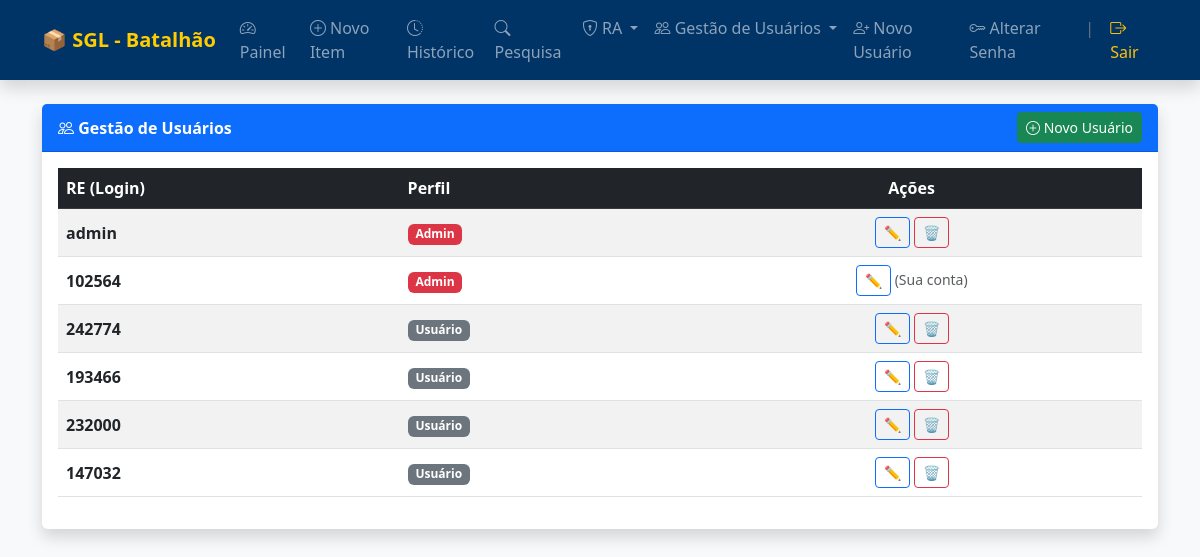
The app's page /usuarios/listar (signed in) with its own data.
### app.py (models this page shows, shortened)
class Usuario(UserMixin, db.Model):
    id = db.Column(db.Integer, primary_key=True)
    username = db.Column(db.String(50), unique=True, nullable=False)
    password_hash = db.Column(db.String(128))
    role = db.Column(db.String(20), default='usuario')

### app.py (the view)
@app.route('/usuarios/listar', methods=['GET'])
@login_required
def usuarios_listar():
    if current_user.role != 'admin':
        flash('Acesso restrito ao administrador.', 'danger')
        return redirect(url_for('dashboard'))
    usuarios = Usuario.query.all()
    return render_template('usuarios_listar.html', usuarios=usuarios)

### app.py (called while the page is built)
@login_manager.user_loader
def load_user(user_id): return Usuario.query.get(int(user_id))

### templates/usuarios_listar.html (shortened to what this page needs)
{% extends "base.html" %}
{% block content %}
<div class="card shadow border-0">
    <div class="card-header bg-primary text-white fw-bold d-flex justify-content-between align-items-center">
        <span><i class="bi bi-people"></i> Gestão de Usuários</span>
        <a href="{{ url_for('usuario_novo') }}" class="btn btn-sm btn-success">
            <i class="bi bi-plus-circle"></i> Novo Usuário
        </a>
    </div>
    <div class="card-body">
        {% if usuarios %}
        <div class="table-responsive">
            <table class="table table-striped align-middle">
                <thead class="table-dark">
                    <tr>
                        <th>RE (Login)</th>
                        <th>Perfil</th>
                        <th class="text-center">Ações</th>
                    </tr>
                </thead>
                <tbody>
                    {% for user in usuarios %}
                    <tr>
                        <td class="fw-bold">{{ user.username }}</td>
                        <td>
                            {% if user.role == 'admin' %}
                                <span class="badge bg-danger">Admin</span>
                            {% else %}
                                <span class="badge bg-secondary">Usuário</span>
                            {% endif %}
                        </td>
                        <td class="text-center">
                            <a href="{{ url_for('usuarios_editar', id=user.id) }}" class="btn btn-sm btn-outline-primary" title="Editar">
                                ✏️
                            </a>
                            {% if user.id != current_user.id %}
                            <button type="button" class="btn btn-sm btn-outline-danger" data-bs-toggle="modal" data-bs-target="#modalDel{{ user.id }}" title="Excluir">
                                🗑️
                            </button>
                            {% else %}
                            <span class="text-muted small">(Sua conta)</span>
                            {% endif %}
                        </td>
                    </tr>
                    {% endfor %}
                </tbody>
            </table>
        </div>
        {% else %}
        <div class="alert alert-info p-4 text-center">Nenhum usuário cadastrado.</div>
        {% endif %}
    </div>
</div>
{% endblock %}

### templates/base.html (style rules this page uses)
body { background-color: #f8f9fa; }

### records on screen
Usuario: username "admin", role "Admin"
Usuario: username "102564", role "Admin", shows "(Sua conta)"
Usuario: username "242774", role "Usuário"
Usuario: username "193466", role "Usuário"
Usuario: username "232000", role "Usuário"
Usuario: username "147032", role "Usuário"
